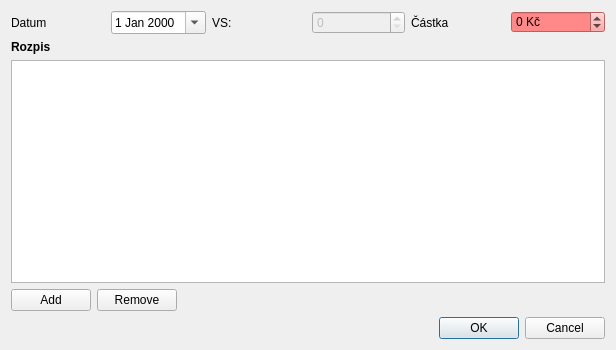
<?xml version="1.0" encoding="UTF-8"?>
<ui version="4.0">
 <class>TransakceForm</class>
 <widget class="QDialog" name="TransakceForm">
  <property name="geometry">
   <rect>
    <x>0</x>
    <y>0</y>
    <width>616</width>
    <height>350</height>
   </rect>
  </property>
  <property name="windowTitle">
   <string>Dialog</string>
  </property>
  <layout class="QVBoxLayout" name="verticalLayout">
   <item>
    <layout class="QGridLayout" name="gridLayout" columnstretch="0,0,0,0,0,0">
     <item row="0" column="3">
      <widget class="QSpinBox" name="spnVarSym">
       <property name="enabled">
        <bool>false</bool>
       </property>
      </widget>
     </item>
     <item row="0" column="4">
      <widget class="QLabel" name="label_3">
       <property name="text">
        <string>Částka</string>
       </property>
      </widget>
     </item>
     <item row="0" column="1">
      <widget class="QDateEdit" name="dateEdit">
       <property name="calendarPopup">
        <bool>true</bool>
       </property>
      </widget>
     </item>
     <item row="0" column="0">
      <widget class="QLabel" name="label">
       <property name="text">
        <string>Datum</string>
       </property>
      </widget>
     </item>
     <item row="0" column="5">
      <widget class="QSpinBox" name="spnAmount">
       <property name="autoFillBackground">
        <bool>false</bool>
       </property>
       <property name="styleSheet">
        <string notr="true">background: #f88;</string>
       </property>
       <property name="suffix">
        <string> Kč</string>
       </property>
       <property name="minimum">
        <number>-999999</number>
       </property>
       <property name="maximum">
        <number>999999</number>
       </property>
      </widget>
     </item>
     <item row="0" column="2">
      <widget class="QLabel" name="label_2">
       <property name="text">
        <string>VS:</string>
       </property>
      </widget>
     </item>
    </layout>
   </item>
   <item>
    <widget class="QLabel" name="label_4">
     <property name="font">
      <font>
       <weight>75</weight>
       <bold>true</bold>
      </font>
     </property>
     <property name="text">
      <string>Rozpis</string>
     </property>
    </widget>
   </item>
   <item>
    <widget class="QTableWidget" name="tableWidget"/>
   </item>
   <item>
    <layout class="QHBoxLayout" name="horizontalLayout">
     <item>
      <widget class="QPushButton" name="btnAdd">
       <property name="text">
        <string>Add</string>
       </property>
      </widget>
     </item>
     <item>
      <widget class="QPushButton" name="btnRemove">
       <property name="text">
        <string>Remove</string>
       </property>
      </widget>
     </item>
     <item>
      <spacer name="horizontalSpacer">
       <property name="orientation">
        <enum>Qt::Horizontal</enum>
       </property>
       <property name="sizeHint" stdset="0">
        <size>
         <width>40</width>
         <height>20</height>
        </size>
       </property>
      </spacer>
     </item>
    </layout>
   </item>
   <item>
    <widget class="QDialogButtonBox" name="buttonBox">
     <property name="orientation">
      <enum>Qt::Horizontal</enum>
     </property>
     <property name="standardButtons">
      <set>QDialogButtonBox::Cancel|QDialogButtonBox::Ok</set>
     </property>
    </widget>
   </item>
  </layout>
 </widget>
 <resources/>
 <connections>
  <connection>
   <sender>buttonBox</sender>
   <signal>rejected()</signal>
   <receiver>TransakceForm</receiver>
   <slot>reject()</slot>
   <hints>
    <hint type="sourcelabel">
     <x>316</x>
     <y>260</y>
    </hint>
    <hint type="destinationlabel">
     <x>286</x>
     <y>274</y>
    </hint>
   </hints>
  </connection>
 </connections>
</ui>
